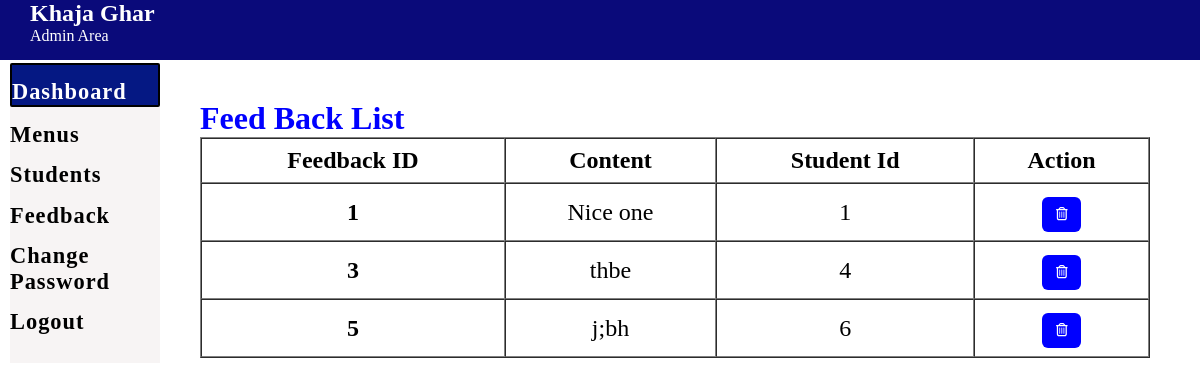
The app's page /admin_Dash/feedback.php (signed in) with its own data.
### tables this page shows
CREATE TABLE `feedback` (
  `f_id` int(11) NOT NULL,
  `f_content` varchar(240) DEFAULT NULL,
  `stu_id` int(11) DEFAULT NULL
);

### admin_Dash/feedback.php (the view, shortened to what this page needs)
<?php  include("nav_bar.php")?>
<section style="position:absolute; left:200px; top: 100px;">
    <div>
        <h1 style="color: blue; font-size: 2rem;">Feed Back List</h1>
        <?php
     include('../php/partials/dbconnect.php');
      $sql = "SELECT * FROM feedback";
      $result = $conn->query($sql);
      if($result->num_rows > 0){
       echo '<table class="feedback" width="950" border="1" cellspacing="0">
       <thead>
        <tr>
         <th>Feedback ID</th>
         <th>Content</th>
         <th>Student Id</th>
         <th>Action</th>
        </tr>
       </thead>
       <tbody>';
        while($row = $result->fetch_assoc()){
          echo '<tr>';
          echo '<th scope="row">'.$row["f_id"].'</th>';
          echo '<td>'. $row["f_content"].'</td>';
          echo '<td>'.$row["stu_id"].'</td>';
          echo '<td>
          <form action="" method="POST" style="display: inline;" ><input type="hidden" name="id" value='. $row["f_id"] .'><button type="submit" class="btn btn-secondary" name="delete" value="Delete"><i class="far fa-trash-alt"></i></button></form></td>
         </tr>';
        }
        echo '</tbody>
        </table>';
      } else {
        echo "0 Result";
      }
     ?>
    </div>
<?php  include("footer.php")?>

### css/admin.css (style rules this page uses)
* { margin: 0px; padding: 0px; }

### css/admin_util.css (style rules this page uses)
.btn { margin-top: 5px; outline: none; color: white; border-radius: 6px; background-color: blue; padding: 10px 14px; border: none; cursor: pointer; letter-spacing: 1px; }
table.mytable th,td { padding:8px; margin: 4px; font-size: 1.5rem; }
table.mytable th,td { text-align: center; }
table.feedback th { font-size: 1.5rem; padding:8px; margin: 4px; }

### records on screen
feedback: f_id "1", f_content "Nice one", stu "1"
feedback: f_id "3", f_content "thbe", stu "4"
feedback: f_id "5", f_content "j;bh", stu "6"
